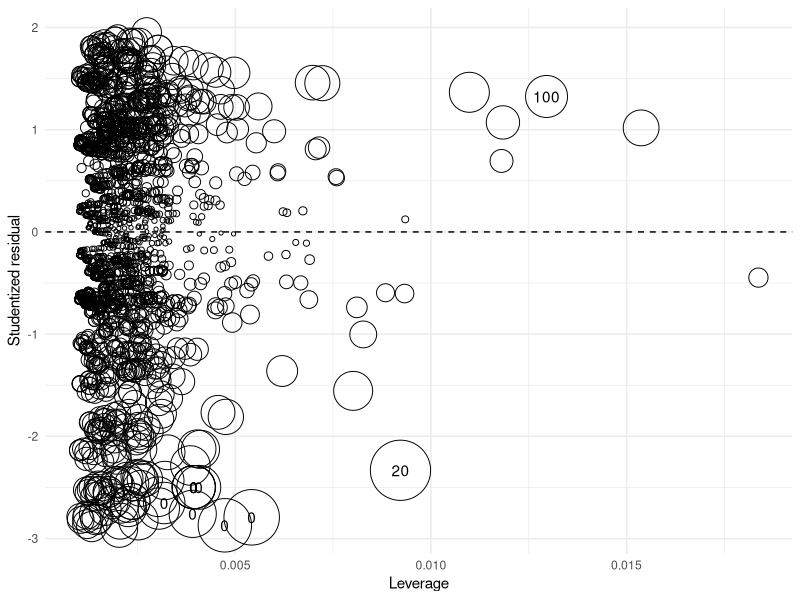
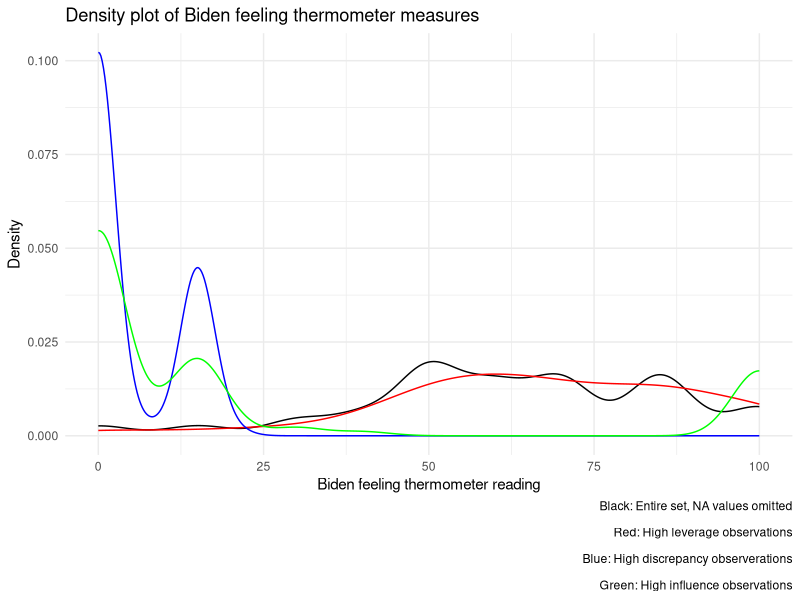
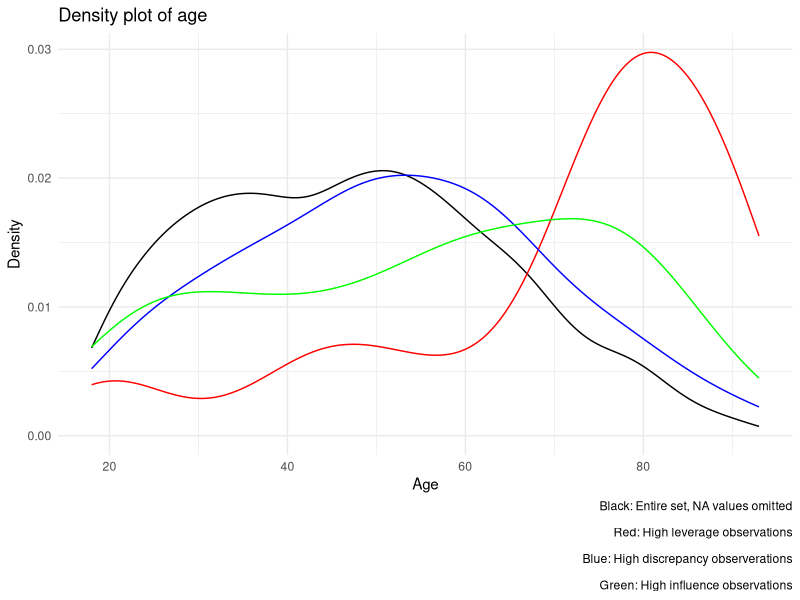
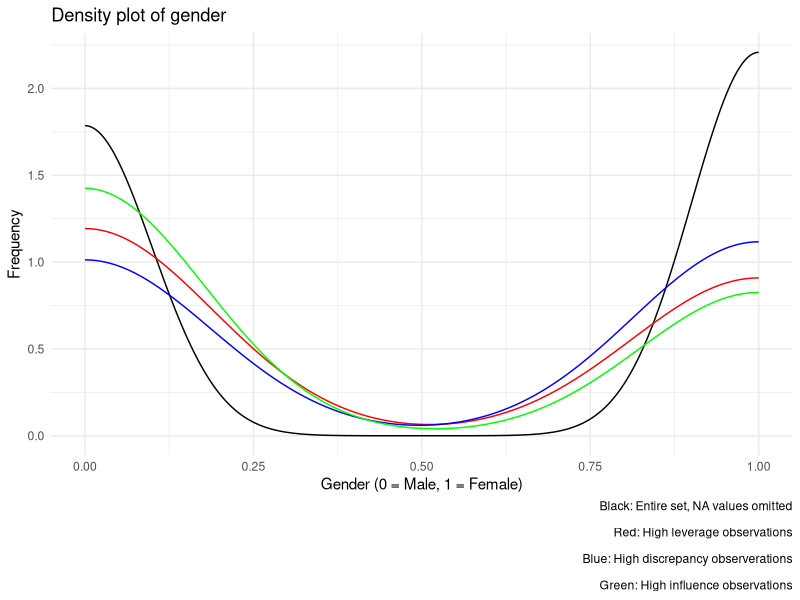
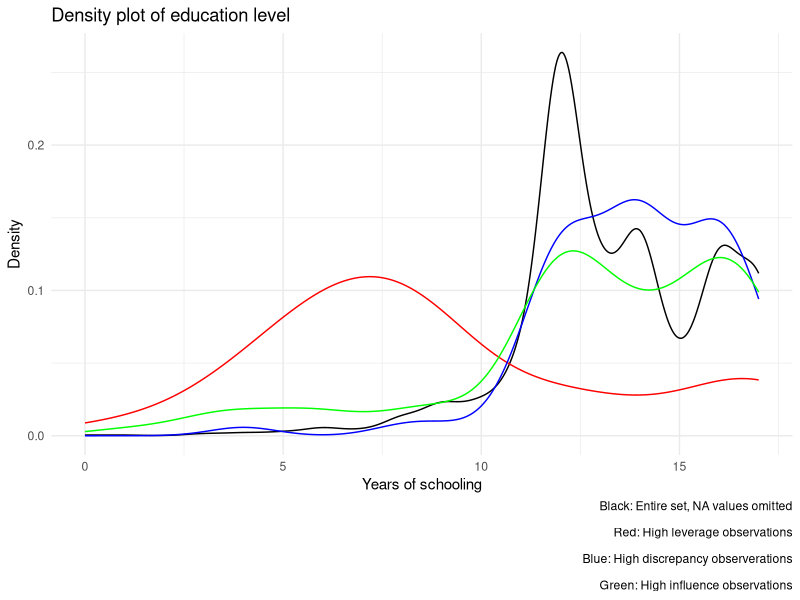

These charts were generated, in order, by the following R code: (Note: this script raises an error after producing the figures.)
## ---- chunk 1
knitr::opts_chunk$set(echo = TRUE)

library(tidyverse)
library(modelr)
library(broom)
library(lmtest)
library(car)
library(stringr)

set.seed(1234)
theme_set(theme_minimal())
setwd("~/GitHub/MACS30200proj/ProblemSets/PS3")


biden <- read.csv("data/biden.csv")
## ---- chunk 2
biden1 <- biden %>%
  na.omit()

lr_mod1 <- lm(biden ~ age + female + educ, data = biden1)
tidy(lr_mod1)
## ---- chunk 3
# add key statistics
bid1_augment <- biden1 %>%
  mutate(hat = hatvalues(lr_mod1),
         student = rstudent(lr_mod1),
         cooksd = cooks.distance(lr_mod1))

# draw bubble plot
ggplot(bid1_augment, aes(hat, student)) +
  geom_hline(yintercept = 0, linetype = 2) +
  geom_point(aes(size = cooksd), shape = 1) +
  geom_text(data = bid1_augment %>%
              arrange(-cooksd) %>%
              slice(1:10),
            aes(label = biden)) +
  scale_size_continuous(range = c(1, 20)) +
  labs(x = "Leverage",
       y = "Studentized residual") +
  theme(legend.position = "none")
## ---- chunk 4
bid1_hat <- bid1_augment %>%
  filter(hat > 2 * mean(hat))
nrow(bid1_hat)

bid1_stud <- bid1_augment %>%
  filter(abs(student) > 2)

bid1_inf <- bid1_augment %>%
  filter(cooksd > 4 / (nrow(.) - (length(coef(lr_mod1)) - 1) - 1))
## ---- chunk 5
#Biden thermometer
ggplot(biden1, aes(biden)) + 
  geom_density() + 
  geom_density(data = bid1_hat, mapping = aes(biden), color = "red") + 
  geom_density(data = bid1_stud, mapping = aes(biden), color = "blue") + 
  geom_density(data = bid1_inf, mapping = aes(biden), color = "green") + 
  labs(title = "Density plot of Biden feeling thermometer measures",
       x = "Biden feeling thermometer reading",
       y = "Density",
       caption = "Black: Entire set, NA values omitted\n
       Red: High leverage observations\n
       Blue: High discrepancy observerations\n
       Green: High influence observations")

#Age
ggplot(biden1, aes(age)) + 
  geom_density() + 
  geom_density(data = bid1_hat, mapping = aes(age), color = "red") + 
  geom_density(data = bid1_stud, mapping = aes(age), color = "blue") + 
  geom_density(data = bid1_inf, mapping = aes(age), color = "green") + 
  labs(title = "Density plot of age",
       x = "Age",
       y = "Density",
       caption = "Black: Entire set, NA values omitted\n
       Red: High leverage observations\n
       Blue: High discrepancy observerations\n
       Green: High influence observations")

#Gender
ggplot(biden1, aes(female)) + 
  geom_density() + 
  geom_density(data = bid1_hat, mapping = aes(female), color = "red") + 
  geom_density(data = bid1_stud, mapping = aes(female), color = "blue") + 
  geom_density(data = bid1_inf, mapping = aes(female), color = "green") + 
  labs(title = "Density plot of gender",
       x = "Gender (0 = Male, 1 = Female)",
       y = "Frequency",
       caption = "Black: Entire set, NA values omitted\n
       Red: High leverage observations\n
       Blue: High discrepancy observerations\n
       Green: High influence observations")

#Education
ggplot(biden1, aes(educ)) + 
  geom_density() + 
  geom_density(data = bid1_hat, mapping = aes(educ), color = "red") + 
  geom_density(data = bid1_stud, mapping = aes(educ), color = "blue") + 
  geom_density(data = bid1_inf, mapping = aes(educ), color = "green") + 
  labs(title = "Density plot of education level",
       x = "Years of schooling",
       y = "Density",
       caption = "Black: Entire set, NA values omitted\n
       Red: High leverage observations\n
       Blue: High discrepancy observerations\n
       Green: High influence observations")
## ---- chunk 6
car::qqPlot(lr_mod1)

augment(lr_mod1, biden1) %>%
  mutate(.student = rstudent(lr_mod1)) %>%
  ggplot(aes(.student)) +
  geom_density(adjust = .5) +
  labs(x = "Studentized residuals",
       y = "Estimated density")
## ---- chunk 7
bptest(lr_mod1)
## ---- chunk 8
biden1 %>%
  add_predictions(lr_mod1) %>%
  add_residuals(lr_mod1) %>%
  ggplot(aes(pred, resid)) +
  geom_point(alpha = .2) +
  geom_hline(yintercept = 0, linetype = 2) +
  geom_quantile(method = "rqss", lambda = 5, quantiles = c(.05, .95)) +
  labs(title = "Variance of error terms",
       x = "Predicted values",
       y = "Residuals")
## ---- chunk 9
vif(lr_mod1)
## ---- chunk 10
biden2 <- biden %>%
  na.omit()

lr_mod2 <- lm(biden ~ age*educ, data = biden2)
tidy(lr_mod2)
## ---- chunk 11
# function to get point estimates and standard errors
# model - lm object
# mod_var - name of moderating variable in the interaction
instant_effect <- function(model, mod_var){
  # get interaction term name
  int.name <- names(model$coefficients)[[which(str_detect(names(model$coefficients), ":"))]]
  
  marg_var <- str_split(int.name, ":")[[1]][[which(str_split(int.name, ":")[[1]] != mod_var)]]
  
  # store coefficients and covariance matrix
  beta.hat <- coef(model)
  cov <- vcov(model)
  
  # possible set of values for mod_var
  if(class(model)[[1]] == "lm"){
    z <- seq(min(model$model[[mod_var]]), max(model$model[[mod_var]]))
  } else {
    z <- seq(min(model$data[[mod_var]]), max(model$data[[mod_var]]))
  }
  
  # calculate instantaneous effect
  dy.dx <- beta.hat[[marg_var]] + beta.hat[[int.name]] * z
  
  # calculate standard errors for instantaeous effect
  se.dy.dx <- sqrt(cov[marg_var, marg_var] +
                     z^2 * cov[int.name, int.name] +
                     2 * z * cov[marg_var, int.name])
  
  # combine into data frame
  data_frame(z = z,
             dy.dx = dy.dx,
             se = se.dy.dx)
}

instant_effect(lr_mod2, "educ") %>%
  ggplot(aes(z, dy.dx,
             ymin = dy.dx - 1.96 * se,
             ymax = dy.dx + 1.96 * se)) +
  geom_pointrange() +
  geom_hline(yintercept = 0, linetype = 2) +
  labs(title = "Marginal effect of age on Joe Biden thermometer rating",
       subtitle = "By education level",
       x = "Years of schooling",
       y = "Estimated marginal effect")
## ---- chunk 12
instant_effect(lr_mod2, "age") %>%
  ggplot(aes(z, dy.dx,
             ymin = dy.dx - 1.96 * se,
             ymax = dy.dx + 1.96 * se)) +
  geom_pointrange() +
  geom_hline(yintercept = 0, linetype = 2) +
  labs(title = "Marginal effect of education on Joe Biden thermometer rating",
       subtitle = "By age level",
       x = "Age",
       y = "Estimated marginal effect")
## ---- chunk 13

